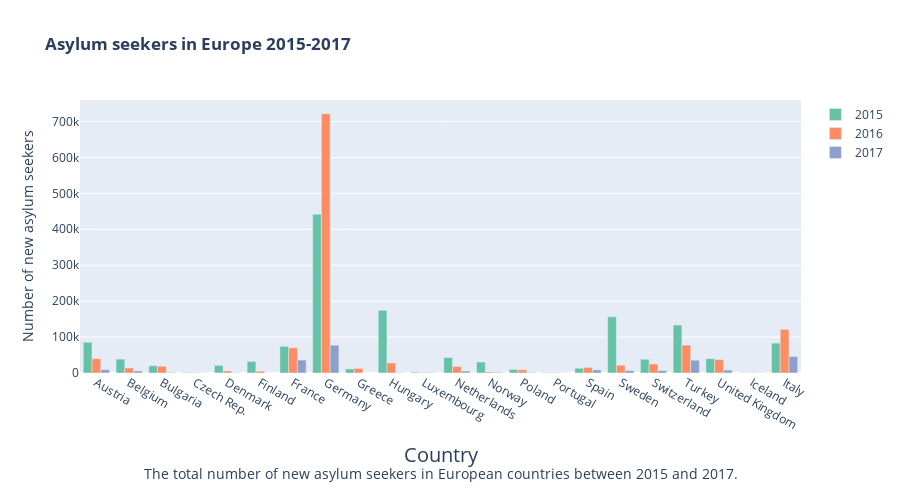

Notebook source saved alongside this figure:
### Markdown cell above
### Asylum seekers in Europe 2015-2017

### Code cell
# Read the CSV file
pmpc_df = pd.read_csv("data/processed_monthly_per_country.csv", sep=",", low_memory=False)

# Rename the column for the United Kingdom
pmpc_df = pmpc_df.rename(columns={"United Kingdom of Great Britain and Northern Ireland": "United Kingdom"})

# Remove unwanted columns
columns_to_drop = ['Canada', 'Liechtenstein', 'Rep. of Korea', 'New Zealand', 'USA (EOIR)', 'USA (INS/DHS)',
                   'Japan', 'Canada', 'Liechtenstein', 'Rep. of Korea', 'New Zealand', 'USA (EOIR)', 'USA (INS/DHS)',
                   'The former Yugoslav Rep. of Macedonia', 'Serbia and Kosovo: S/RES/1244 (1999)', 'Albania',
                   'Lithuania', 'Montenegro', 'Bosnia and Herzegovina', 'Estonia', 'Slovakia', 'Japan', "Cyprus",
                   "Latvia", "Malta", "Croatia", "Slovenia", "Romania", "Ireland", "Australia"]
pmpc_df = pmpc_df.drop(columns_to_drop, axis=1)

# Create trace for each year
trace = [
    go.Bar(
        name='2015',
        x=pmpc_df.columns[2:],
        y=pmpc_df[pmpc_df.Year == 2015].iloc[:, 2:].sum(),
        marker_color='rgb(102,194,165)'
    ),
    go.Bar(
        name='2016',
        x=pmpc_df.columns[2:],
        y=pmpc_df[pmpc_df.Year == 2016].iloc[:, 2:].sum(),
        marker_color='rgb(252,141,98)'
    ),
    go.Bar(
        name='2017',
        x=pmpc_df.columns[2:],
        y=pmpc_df[pmpc_df.Year == 2017].iloc[:, 2:].sum(),
        marker_color='rgb(141,160,203)'
    )
]

# Set layout for the plot
layout = go.Layout(
    xaxis=go.layout.XAxis(
        type='category'
    )
)

# Create the figure
fig = go.Figure(data=trace, layout=layout)

# Update layout and display the plot
fig.update_layout(
    title='<b>Asylum seekers in Europe 2015-2017</b>',
    yaxis=dict(
        title='Number of new asylum seekers'
    ),
    xaxis=dict(
        title='Country<br><sup>The total number of new asylum seekers in European countries between 2015 and 2017.</sup>',
        titlefont_size=20
    ),
    height=500
)

# Show the plot
fig.show()

### Figure 1 — Plotly figure (JSON) as saved in the notebook; plotly's stock layout.template omitted (floating-point values rounded to 4 significant figures)
{"data": [{"marker": {"color": "rgb(102,194,165)"}, "name": "2015", "type": "bar", "x": ["Austria", "Belgium", "Bulgaria", "Czech Rep.", "Denmark", "Finland", "France", "Germany", "Greece", "Hungary", "Luxembourg", "Netherlands", "Norway", "Poland", "Portugal", "Spain", "Sweden", "Switzerland", "Turkey", "United Kingdom", "Iceland", "Italy"], "y": [85617, 38695, 20163, 1245, 21225, 32271, 74296, 441899, 11365, 174430, 2300, 43099, 30523, 10254, 896, 13366, 156459, 38123, 133585, 39968, 355, 83243]}, {"marker": {"color": "rgb(252,141,98)"}, "name": "2016", "type": "bar", "x": ["Austria", "Belgium", "Bulgaria", "Czech Rep.", "Denmark", "Finland", "France", "Germany", "Greece", "Hungary", "Luxembourg", "Netherlands", "Norway", "Poland", "Portugal", "Spain", "Sweden", "Switzerland", "Turkey", "United Kingdom", "Iceland", "Italy"], "y": [39952, 13988, 18737, 899, 5698, 4727, 70240, 721778, 12796, 27891, 1529, 17965, 2872, 9137, 1077, 15563, 21641, 25195, 77474, 37370, 872, 121593]}, {"marker": {"color": "rgb(141,160,203)"}, "name": "2017", "type": "bar", "x": ["Austria", "Belgium", "Bulgaria", "Czech Rep.", "Denmark", "Finland", "France", "Germany", "Greece", "Hungary", "Luxembourg", "Netherlands", "Norway", "Poland", "Portugal", "Spain", "Sweden", "Switzerland", "Turkey", "United Kingdom", "Iceland", "Italy"], "y": [9209, 5692, 1633, 349, 1006, 0, 35997, 77308, 0, 786, 818, 5467, 1731, 1335, 403, 8745, 6740, 6695, 35647, 8219, 258, 46135]}], "layout": {"height": 500, "title": {"text": "<b>Asylum seekers in Europe 2015-2017</b>"}, "xaxis": {"title": {"font": {"size": 20}, "text": "Country<br><sup>The total number of new asylum seekers in European countries between 2015 and 2017.</sup>"}, "type": "category"}, "yaxis": {"title": {"text": "Number of new asylum seekers"}}}}
